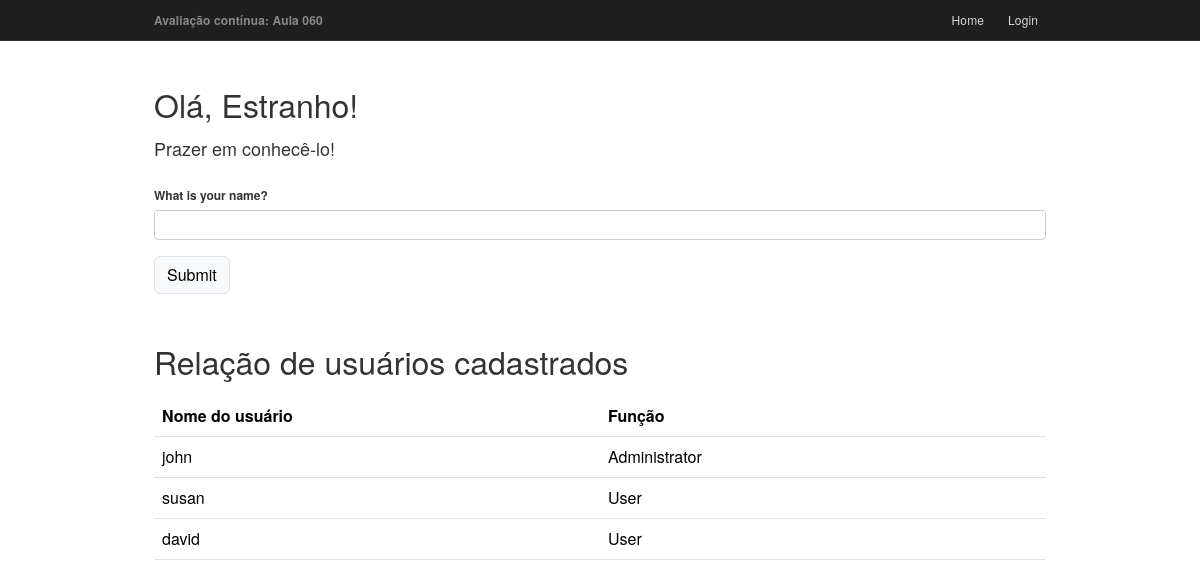
Before: / with the older database file.
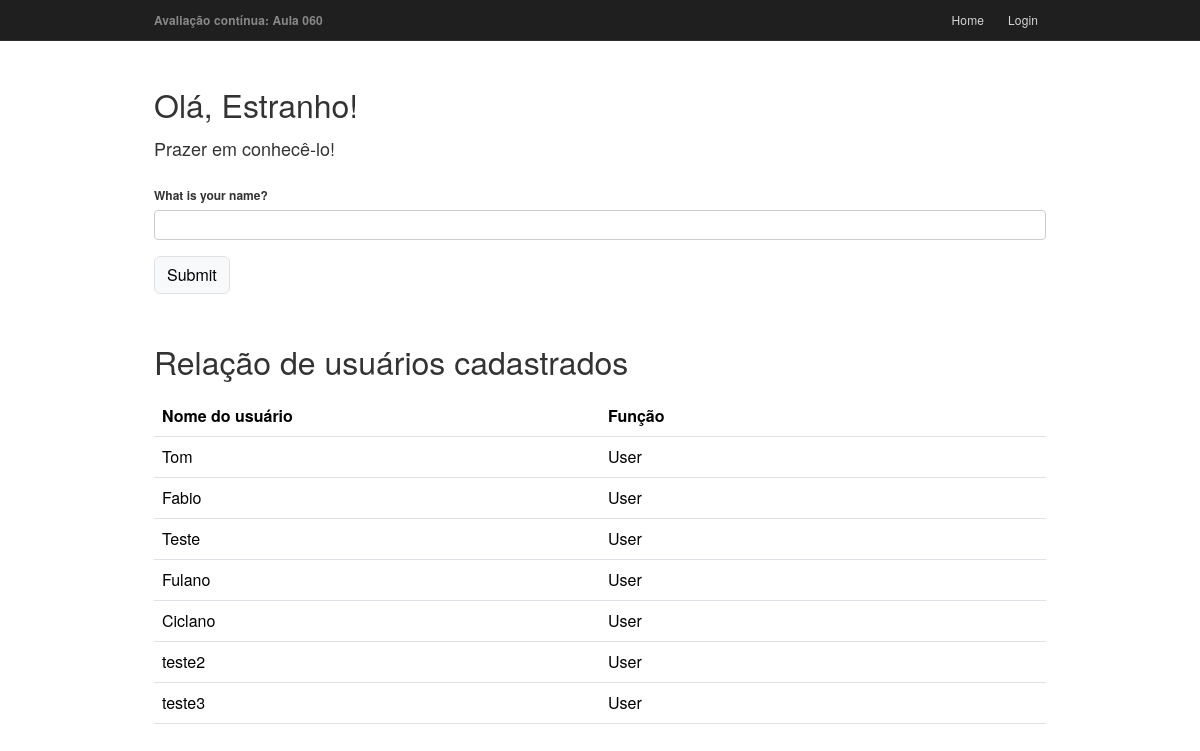
After: the same page with the newer database file.
### app.py (models this page shows, shortened)
class User(db.Model):
    __tablename__ = 'users'
    id = db.Column(db.Integer, primary_key=True)
    username = db.Column(db.String(64), unique=True, index=True)
    role_id = db.Column(db.Integer, db.ForeignKey('roles.id'))

class Role(db.Model):
    __tablename__ = 'roles'
    id = db.Column(db.Integer, primary_key=True)
    name = db.Column(db.String(64), unique=True)
    users = db.relationship('User', backref='role', lazy='dynamic')

### app.py (the view, shortened to what this page needs)
@app.route('/', methods=['GET', 'POST'])
def index():
    form = NameForm()
    return render_template(
        'index.html',
        form=form,
        name=session.get('name'),
        known=session.get('known', False),
        users=User.query.all()
    )

### app.py
class NameForm(FlaskForm):
    name = StringField('What is your name?', validators=[DataRequired()])
    submit = SubmitField('Submit')

### templates/index.html (shortened to what this page needs)
{% extends "base.html" %}
{% block content %}
<div class="page-heading">
  <h1>Olá, {% if name %}{{ name }}{% else %}Estranho{% endif %}!</h1>
  {% if not known %}
  <p>Prazer em conhecê-lo!</p>
  {% else %}
  <p>Prazer em vê-lo novamente!</p>
  {% endif %}
  <form method="POST" class="home-form my-4">
    <div class="form-group mb-3">
      {{ form.name.label(class="form-label") }}
      {{ form.name(class="form-control") }}
    </div>
    {{ form.submit(class="btn btn-light border") }}
  </form>
  <h2 class="mt-5 mb-3 fw-normal">Relação de usuários cadastrados</h2>
  <table class="table align-middle">
    <thead>
      <tr>
        <th scope="col">Nome do usuário</th>
        <th scope="col">Função</th>
      </tr>
    </thead>
    <tbody>
      {% for u in users %}
      <tr>
        <td>{{ u.username }}</td>
        <td>{{ u.role.name if u.role else 'User' }}</td>
      </tr>
      {% else %}
      <tr>
        <td colspan="2" class="text-muted">Nenhum usuário cadastrado.</td>
      </tr>
      {% endfor %}
    </tbody>
  </table>
</div>
{% endblock %}

### templates/base.html (shortened to what this page needs)
<!doctype html>
<html lang="pt-BR">
  <head>
    <link href="https://cdn.jsdelivr.net/npm/bootstrap@5.3.3/dist/css/bootstrap.min.css" rel="stylesheet">
    <link rel="stylesheet" href="{{ url_for('static', filename='css/site.css') }}">
  </head>
  <body>
    <nav class="navbar navbar-expand-lg navbar-dark app-navbar">
      <div class="container">
        <a class="navbar-brand fw-semibold" href="{{ url_for('index') }}">Avaliação contínua: <strong>Aula 060</strong></a>
        <div class="collapse navbar-collapse" id="mainNav">
          <ul class="navbar-nav ms-auto gap-lg-2">
            <li class="nav-item"><a class="nav-link" href="{{ url_for('index') }}">Home</a></li>
            <li class="nav-item"><a class="nav-link" href="{{ url_for('login') }}">Login</a></li>
          </ul>
        </div>
      </div>
    </nav>
    <main class="page-shell">
      <div class="container page-container">
        {% block content %}{% endblock %}
      </div>
    </main>
  </body>
</html>

### static/css/site.css (style rules this page uses)
:root { --page-bg: #ffffff; --ink: #333333; --nav-bg: #181818; }
* { box-sizing: border-box; }
.container { max-width: 916px; }
body { min-height: 100vh; margin: 0; color: var(--ink); background: var(--page-bg); font-family: "Helvetica Neue", Helvetica, Arial, sans-serif; }
.app-navbar { background: #1f1f1f; border-bottom: 1px solid #2f2f2f; min-height: 40px; padding: 0; }
.app-navbar .container { min-height: 40px; }
.navbar-brand, .nav-link { padding-top: 10px; padding-bottom: 10px; font-size: 12px; }
.navbar-brand { color: #888; }
.navbar-brand, .nav-link { letter-spacing: 0.01em; }
.nav-link { color: rgba(255, 255, 255, 0.82); }
.page-shell { padding: 2.25rem 0 3rem; }
.page-container { padding-top: 0; }
.page-heading { max-width: 100%; padding-top: 0.5rem; }
.page-heading h1 { font-size: 2rem; font-weight: 400; margin-bottom: 0.75rem; }
.page-heading p { font-size: 0.95rem; margin-bottom: 0.85rem; }
.table { margin-top: 0.25rem; }
.table th { width: 160px; }
.table td, .table th { vertical-align: middle; }
.page-heading p { font-size: 18px; margin-bottom: 0.85rem; }
.home-form { margin-top: 1rem; }
.form-group { margin-bottom: 1rem; }
.form-group label { display: block; font-size: 12px; font-weight: 700; margin-bottom: 0.35rem; }
.form-control { border: 1px solid #ccc; border-radius: 4px; min-height: 28px; padding: 5px 10px; font-size: 12px; }
.home-form .form-control { width: 100%; }

Changed rows visible on the page:
changed User: username "john" → "Tom"; role "Administrator" → "User"
changed User: username "susan" → "Fabio"
changed User: username "david" → "Teste"
added User: username "Fulano", role "User"
added User: username "Ciclano", role "User"
added User: username "teste2", role "User"
added User: username "teste3", role "User"
